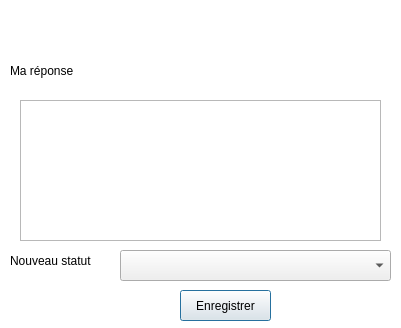
<?xml version="1.0" encoding="UTF-8"?>
<ui version="4.0">
 <class>ReplyReportView</class>
 <widget class="QDialog" name="ReplyReportView">
  <property name="geometry">
   <rect>
    <x>0</x>
    <y>0</y>
    <width>401</width>
    <height>328</height>
   </rect>
  </property>
  <property name="windowTitle">
   <string>Répondre au(x) signalement(s)</string>
  </property>
  <property name="styleSheet">
   <string notr="true">QDialog {background-color: rgb(255, 255, 255)}</string>
  </property>
  <widget class="QComboBox" name="StatutItemsSourceComboBox">
   <property name="geometry">
    <rect>
     <x>120</x>
     <y>250</y>
     <width>271</width>
     <height>31</height>
    </rect>
   </property>
  </widget>
  <widget class="QPushButton" name="btn_sendResponse">
   <property name="geometry">
    <rect>
     <x>180</x>
     <y>290</y>
     <width>91</width>
     <height>31</height>
    </rect>
   </property>
   <property name="text">
    <string>Enregistrer</string>
   </property>
  </widget>
  <widget class="QLabel" name="lbl_newStatut">
   <property name="geometry">
    <rect>
     <x>10</x>
     <y>240</y>
     <width>111</width>
     <height>41</height>
    </rect>
   </property>
   <property name="font">
    <font>
     <pointsize>9</pointsize>
    </font>
   </property>
   <property name="toolTip">
    <string>&lt;html&gt;&lt;head/&gt;&lt;body&gt;&lt;p&gt;A propos des statuts de réponse&lt;/p&gt;&lt;p&gt;&lt;br/&gt;&lt;/p&gt;&lt;p&gt;En cours de traitement : le signalement est en cours d'analyse ou de traitement par un responsable.&lt;/p&gt;&lt;p&gt;&lt;br/&gt;&lt;/p&gt;&lt;p&gt;En attente de saisie : la prise en compte effective du signalement nécessite un laps de temps plus long (attente de passage terrain par exemple). La mise à jour des données est donc différée.&lt;/p&gt;&lt;p&gt;&lt;br/&gt;&lt;/p&gt;&lt;p&gt;Pris en compte : le signalement est clos et a été pris en compte dans nos données.&lt;/p&gt;&lt;p&gt;&lt;br/&gt;&lt;/p&gt;&lt;p&gt;Déjà pris en compte : le signalement est clos. Aucune modification n'a été faite dans les données car la mise à jour avait déjà été faite par ailleurs.&lt;/p&gt;&lt;p&gt;&lt;br/&gt;&lt;/p&gt;&lt;p&gt;Rejeté (hors spéc.) : le signalement est clos et n'a pas été pris en compte car il n'entre pas dans le champs des spécifications des données.&lt;/p&gt;&lt;p&gt;&lt;br/&gt;&lt;/p&gt;&lt;p&gt;Rejeté (hors de propos) : le signalement est clos et n'a pas été pris en compte car hors de propos par rapport aux données.&lt;/p&gt;&lt;p&gt;&lt;br/&gt;&lt;/p&gt;&lt;p&gt;&lt;br/&gt;&lt;/p&gt;&lt;p&gt;La clôture d'un signalement (un des 4 derniers statuts) nécessite l'intervention d'un valideur : votre gestionnaire de groupe. Le statut du signalement restera à en attente de validation tant qu'il n'aura pas validé votre réponse.&lt;/p&gt;&lt;p&gt;&lt;br/&gt;&lt;/p&gt;&lt;p&gt;Si le gestionnaire de groupe l'a autorisé, la clôture du signalement peut également être automatique dès lors que vous choisissez un des 4 derniers statuts. &lt;/p&gt;&lt;/body&gt;&lt;/html&gt;</string>
   </property>
   <property name="text">
    <string>Nouveau statut</string>
   </property>
  </widget>
  <widget class="QLabel" name="lbl_response">
   <property name="geometry">
    <rect>
     <x>10</x>
     <y>55</y>
     <width>91</width>
     <height>31</height>
    </rect>
   </property>
   <property name="font">
    <font>
     <pointsize>9</pointsize>
    </font>
   </property>
   <property name="text">
    <string>Ma réponse</string>
   </property>
  </widget>
  <widget class="QLabel" name="lbl_numberReportLabel">
   <property name="geometry">
    <rect>
     <x>10</x>
     <y>15</y>
     <width>381</width>
     <height>31</height>
    </rect>
   </property>
   <property name="font">
    <font>
     <pointsize>9</pointsize>
     <weight>700</weight>
     <bold>true</bold>
    </font>
   </property>
   <property name="text">
    <string/>
   </property>
   <property name="wordWrap">
    <bool>true</bool>
   </property>
   <property name="indent">
    <number>-1</number>
   </property>
  </widget>
  <widget class="QPlainTextEdit" name="pte_NewResponse">
   <property name="geometry">
    <rect>
     <x>20</x>
     <y>100</y>
     <width>361</width>
     <height>141</height>
    </rect>
   </property>
   <property name="sizePolicy">
    <sizepolicy hsizetype="Fixed" vsizetype="Fixed">
     <horstretch>0</horstretch>
     <verstretch>0</verstretch>
    </sizepolicy>
   </property>
  </widget>
 </widget>
 <resources/>
 <connections/>
</ui>
